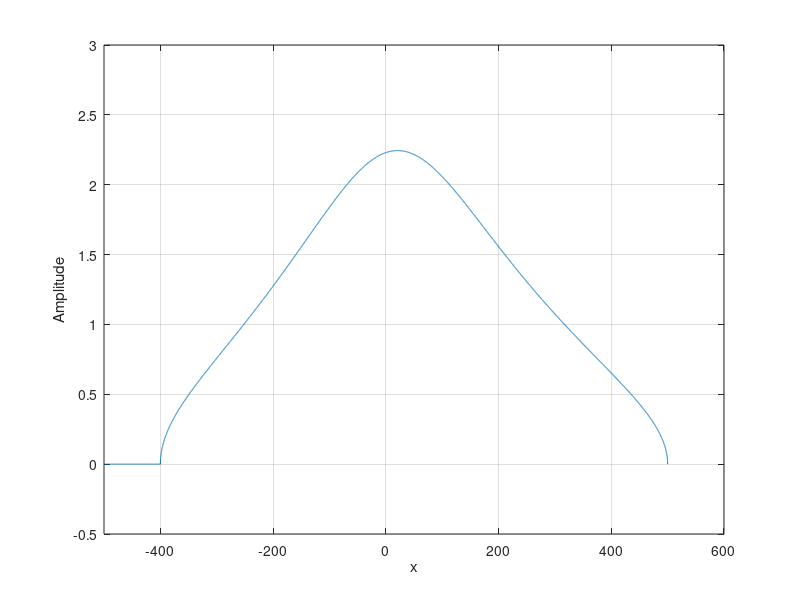
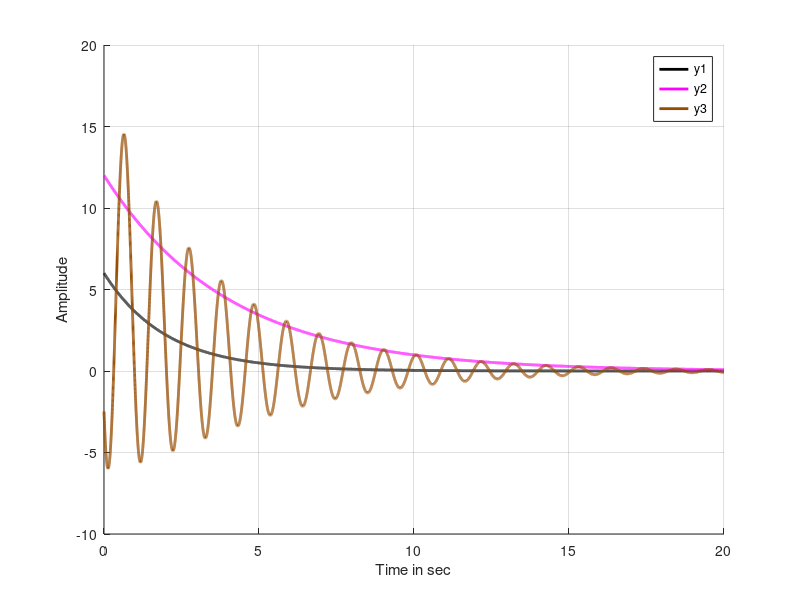

MATLAB code for these plots, in order: (Note: this script raises an error after producing the figures.)
%% Lab assignment #1
%Daniel Vijayasegar
%ECE 480
clear;
clc;
close all;


%% PROBLEM 1
clear;
clc;
close all;

x=[-500:0.1:500];
y1=20-(((x/20)-5)/5)-(((x/20)-5).^2)/25;
y2=4+(((15-x)/20).^2)/25;
y=sqrt(y1./y2);

figure('Name','Problem 1B','NumberTitle','off');
plot(x,y);
xlabel('x');
ylabel('Amplitude');
grid on;
axis([-500,600,-0.5,3]);
[ymax,ind]=max(y); %finding the index and value of the max
x(ind);  %x value of the max
%The range of x that makes y real is [-400 to 500]
%The global maximum is ~2.2443 and it occurs at x=20.8



%% Problem 2

clear;
clc;
close all;

t=[0:0.001:20];
y1=6*exp(-t/2);
y2=12*exp(-t/4);
y3=y2.*sin(6*t-3*pi/4)+y1;
y=[y1,y2,y3];

figure('Name','Problem 2','NumberTitle','off');
hold on
axis([0,20,-10,20]);
plot(t,y1,'Linewidth',2,'Color','k'); grid on
plot(t,y2,'Linewidth',2,'Color','m');
plot(t,y3,'Linewidth',2,'Color','#964B00');
xlabel('Time in sec');
ylabel('Amplitude');
legend('y1','y2','y3');
hold off;

[max_y3,ind_max_y3]=max(y3)
y3(ind_max_y3)
[min_y3,ind_min_y3]=min(y3)
y3(ind_min_y3)
y3_at3=y3(3)
y3_at5=y3(5)
y2(t==9)



%% Problem 3

clear;
clc;
close all;

dt=0.01;
t=[-1:dt:50];
y1=64*t.^2;
y2=exp(-0.34662*t);
y3=sin(0.3*pi*t-pi/3);
y4=heaviside(t);
x_t=y1.*y2.*y3.*y4;

%filling area array with the partial sums of the reimann slices
area=[];
for idx1=1:length(x_t)
    area(idx1)=sum(abs(x_t(1:idx1)).^2*dt);
end
%filling area array with the running total reimann sum area

idx2=1
while (area(idx2)<=area(length(area))*0.6)
    idx2=idx2+1;
end


energy=area(length(area))
sixty_percent_energy_time=t(idx2)

figure('Name','Problem 3','NumberTitle','off');
axis([-10,40,-100,600]);
plot(t,x_t);
xlabel('Time in sec');
ylabel('x(t)');
grid on;

[max_xt,ind_max_xt]=max(x_t)
x_t(ind_max_xt)
max_time=t(ind_max_xt)




%% Problem 4
clear;
clc;
close all;

syms x
n=20;
T0 = taylor(log10(1-x), x, 'Order', n);
true_val1 = -23.025*log10(1.4)
true_val2 = log10(1.4)
fplot(T0);

subs(T0,x,-0.4)

accuracy=1;
n=1  %order
while accuracy>0.001 && n<20
syms x;
n=n+1;
T1 = taylor(log10(1-x), x, 'Order', n);
fprintf("Order: ")
n
subs(T1,x,-0.4)
accuracy=abs(vpa((true_val2-subs(T1,x,-0.4)))/true_val2)*100
end




%% Problem 5A
clear;
clc;
close all;
n=[-6:10]';
x1=zeros(size(n))
x2=zeros(size(n))

x1(n==4)=1
x2(n==-4)=1

w=conv(x1,x2)
n1=1:length(w)

figure('Name','Problem 5A','NumberTitle','off');
stem(n1,w)
xlabel('Time in sec');
ylabel('x(t)');
title('Part 5A')



%% Problem 5B
clear;
clc;
close all;

n=[300:350]';
x2=zeros(size(n))
x2(n==315)=4

figure('Name','Problem 5B','NumberTitle','off');
stem(n,x2)
title('Part 5B')
xlabel('Time in sec');
ylabel('x2(t)');


%% Problem 5C
clear;
clc;
close all;

n=[-12:8]';
x3=zeros(size(n))
x3(n==6)=7.3
x3(n==-5)=4.8
figure('Name','Problem 5C','NumberTitle','off');
stem(n,x3)
title('Part 5C')
xlabel('Time in sec');
ylabel('x3(t)');



%% Problem 5D
clear;
clc;
close all;

n=[-10:20]';
x4=zeros(size(n))
x4(n==-5)=1
figure('Name','Problem 5D','NumberTitle','off');
stem(n,x4)
title('Part 5D')
xlabel('Time in sec');
ylabel('x4(t)');


%% Problem 5E
clear;
clc;
close all;

n=[-10:14]';
x1=zeros(size(n))
x2=zeros(size(n))

x1(n==0)=1
x1(n==1)=1
x1(n==2)=1

x2(n==0)=1
x2(n==1)=1
x2(n==2)=1
x2(n==3)=1
x2(n==4)=1
x2(n==5)=1
x2(n==6)=1

x5=conv(x1,x2)
n2=1:length(x5)
figure('Name','Problem 5E','NumberTitle','off');
stem(n2,x5)
title('Part 5E')
xlabel('Time in sec');
ylabel('x5(t)');




%% Problem 6A
clear;
clc;
close all;

n=[0:95];
x1=2*(cos(pi.*n/9+pi/3)).^3;
figure('Name','Problem 6A','NumberTitle','off');
stem(n,x1)
title('Part A')
xlabel('n')
ylabel('amplitude')

N=13;
sum(abs(x1(15:33)).^2)



%% Problem 6B
clear;
clc;
close all;

n=[-20:130];
x2=sin(pi.*n/15-pi/5);
figure('Name','Problem 6B','NumberTitle','off');
stem(n,x2)
xlabel('n')
ylabel('amplitude')
title('Part B')


N=30;
sum(abs(x2(11:41)).^2)



%% Problem 6C
clear;
clc;
close all;


n=[0:12];
x3=4*sin(3*pi.*n-pi/2);
figure('Name','Problem 6C','NumberTitle','off');
stem(n,x3)
xlabel('n')
ylabel('amplitude')
title('Part C')

N=2;
sum(abs(x3(3:5)).^2)



%% Problem 6D
clear;
clc;
close all;

n=[0:175];
x4=cos(pi.*n/sqrt(15));
figure('Name','Problem 6D','NumberTitle','off');
stem(n,x4)
xlabel('n')
ylabel('amplitude')
title('Part D')
grid on;




%% Problem 6E
clear;
clc;
close all;

n=[0:135];
x5=sin(pi.*n/4)+3*cos(pi.*n/3-pi/3);
figure('Name','Problem 6E','NumberTitle','off');
stem(n,x5)
xlabel('n')
ylabel('amplitude')
title('Part E')

N=24
sum(abs(x5(25:49)).^2)




%% Problem 6F
clear;
clc;
close all;

n=[0:80];
x6=4.*sin(pi.*n/5+pi/4).*cos(pi.*n/3);
figure('Name','Problem 6F','NumberTitle','off');

stem(n,x6)
xlabel('n')
ylabel('amplitude')
title('Part F')

N=15
sum(abs(x6(12:29)).^2)



%% Problem 6G
clear;
clc;
close all;

n=[-200:200];
x7=2.*sinc(pi.*n/15);
figure('Name','Problem 6G','NumberTitle','off');
stem(n,x7)
xlabel('n')
ylabel('amplitude')
title('Part G')

sum(abs(x7(1:401)).^2)




%% Problem 7
clear;
clc;
close all;

fsig=0.25*1000;
fsamp=16000;
T=10*0.001;
t=0:1/fsamp:T;
theta=deg2rad(45);
amp=5;
x=amp*(sin((2*pi*fsig*t)+theta));
figure('Name','Problem 7','NumberTitle','off');
subplot(211)
plot(t/(0.001),x);
title('Continuous')
xlabel('t');
ylabel('x(t)');
grid on;

Ts=1/fsamp;
n=0:1:T/Ts;
x=amp*(sin((2*pi*fsig*n/fsamp)+theta));
subplot(212);
stem(n,x);
title('Discrete')
xlabel('n');
ylabel('x(n)');
grid on;



%% Problem 8
clear;
clc;
close all;

n=-40:1:40; 
a=0.49;
x=5*a.^(abs(n)/2).*(1-rem(abs(n),2));

figure('Name','Problem 8A','NumberTitle','off');
subplot(211);
stem(n,x);
ylabel('amplitude');
xlabel('time');
title('x(n)');
energy_x = sum(abs(x).^2)
%energy of x=40.7981

y=n.*x;
subplot(212);
stem(n,y);
ylabel('amplitude');
xlabel('time');
title('y(n)');

[y_min,n_min]=min(y);
[y_max,n_max]=max(y);

energy_y=sum(abs(y).^2)
%energy of y(n)=211.95



%% Problem 9
clear;
clc;
close all;

n=[0:20]';
x = 75*(-0.8).^n
x(n<3)=0
figure('Name','Problem 9','NumberTitle','off');
stem(n,x)
title('Part A x(n)')
xlabel('n')
ylabel('x(n)')

sum(x)
syms n
x2 = 75*(-0.8).^n;
symsum(75*(-0.8).^n,n,3,Inf)
energy = sum(abs(x).^2)



%% Problem 10
clear;
clc;
close all;

k1=400; k2=-2;
alpha1=57.5364; alpha2=21.0721;
f1=200;
Tsamp=0.005;
syms t
x_at = k1*t*exp(-alpha1*t)*heaviside(-t) + k2*exp(alpha2*t)*sin(2*pi*f1*t + pi/4)*heaviside(t)
figure('Name','Problem 10','NumberTitle','off');
fplot(x_at)
title('Part A x_a(t)')
xlabel('t')
ylabel('x_a(t)')


